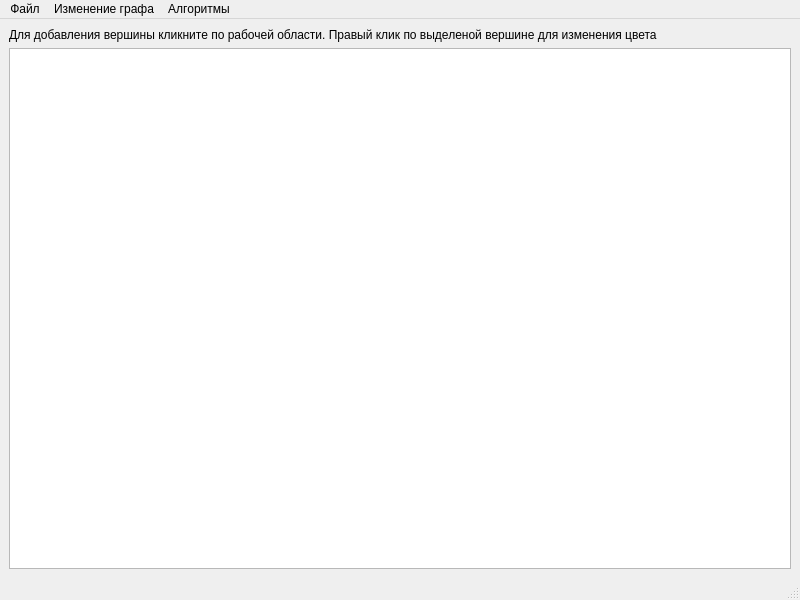
<?xml version="1.0" encoding="UTF-8"?>
<ui version="4.0">
 <class>graph</class>
 <widget class="QMainWindow" name="graph">
  <property name="geometry">
   <rect>
    <x>0</x>
    <y>0</y>
    <width>800</width>
    <height>600</height>
   </rect>
  </property>
  <property name="windowTitle">
   <string>MainWindow</string>
  </property>
  <widget class="QWidget" name="centralwidget">
   <layout class="QGridLayout" name="gridLayout">
    <item row="0" column="0">
     <layout class="QVBoxLayout" name="verticalLayout">
      <item>
       <widget class="QLabel" name="label">
        <property name="text">
         <string>Для добавления вершины кликните по рабочей области. Правый клик по выделеной вершине для изменения цвета</string>
        </property>
       </widget>
      </item>
      <item>
       <widget class="QGraphicsView" name="graphicsView"/>
      </item>
     </layout>
    </item>
   </layout>
  </widget>
  <widget class="QMenuBar" name="menubar">
   <property name="geometry">
    <rect>
     <x>0</x>
     <y>0</y>
     <width>800</width>
     <height>21</height>
    </rect>
   </property>
   <widget class="QMenu" name="menu">
    <property name="title">
     <string>Изменение графа</string>
    </property>
    <addaction name="addE"/>
    <addaction name="renameV"/>
    <addaction name="separator"/>
    <addaction name="deleteV"/>
   </widget>
   <widget class="QMenu" name="menu_2">
    <property name="title">
     <string>Алгоритмы</string>
    </property>
    <addaction name="information"/>
    <addaction name="euralian"/>
   </widget>
   <widget class="QMenu" name="menu_3">
    <property name="title">
     <string>Файл</string>
    </property>
    <addaction name="save"/>
    <addaction name="load"/>
   </widget>
   <addaction name="menu_3"/>
   <addaction name="menu"/>
   <addaction name="menu_2"/>
  </widget>
  <widget class="QStatusBar" name="statusbar"/>
  <action name="save">
   <property name="text">
    <string>сохранить</string>
   </property>
  </action>
  <action name="load">
   <property name="text">
    <string>загрузить</string>
   </property>
  </action>
  <action name="addE">
   <property name="text">
    <string>добавить ребро</string>
   </property>
  </action>
  <action name="renameV">
   <property name="text">
    <string>Переименовать вершину</string>
   </property>
  </action>
  <action name="deleteV">
   <property name="text">
    <string>Удалить вершину</string>
   </property>
  </action>
  <action name="information">
   <property name="text">
    <string>Информация о графе</string>
   </property>
  </action>
  <action name="euralian">
   <property name="text">
    <string>Эйлеров цикл</string>
   </property>
  </action>
 </widget>
 <resources/>
 <connections/>
</ui>
